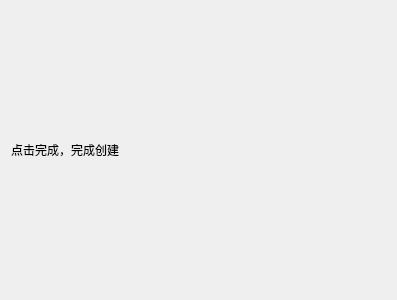
<?xml version="1.0" encoding="UTF-8"?>
<ui version="4.0">
 <class>ComfirmPage</class>
 <widget class="QWizardPage" name="ComfirmPage">
  <property name="geometry">
   <rect>
    <x>0</x>
    <y>0</y>
    <width>397</width>
    <height>300</height>
   </rect>
  </property>
  <property name="windowTitle">
   <string>WizardPage</string>
  </property>
  <layout class="QGridLayout" name="gridLayout">
   <item row="0" column="0">
    <layout class="QVBoxLayout" name="verticalLayout">
     <item>
      <widget class="QLabel" name="label">
       <property name="text">
        <string>点击完成，完成创建</string>
       </property>
      </widget>
     </item>
    </layout>
   </item>
  </layout>
 </widget>
 <resources/>
 <connections/>
</ui>
